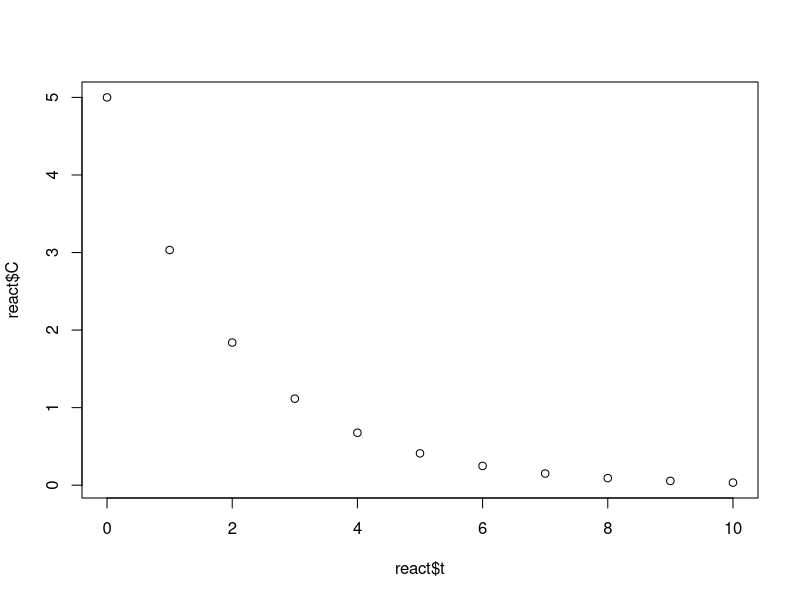
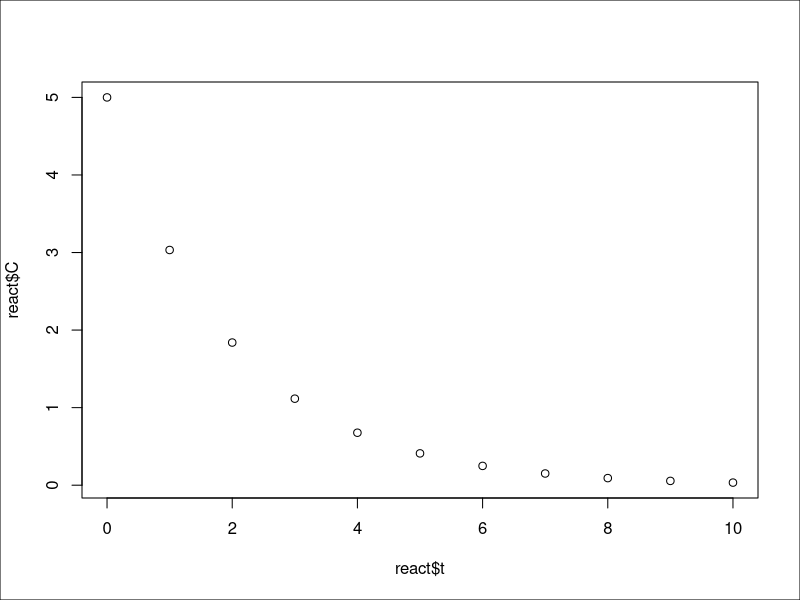
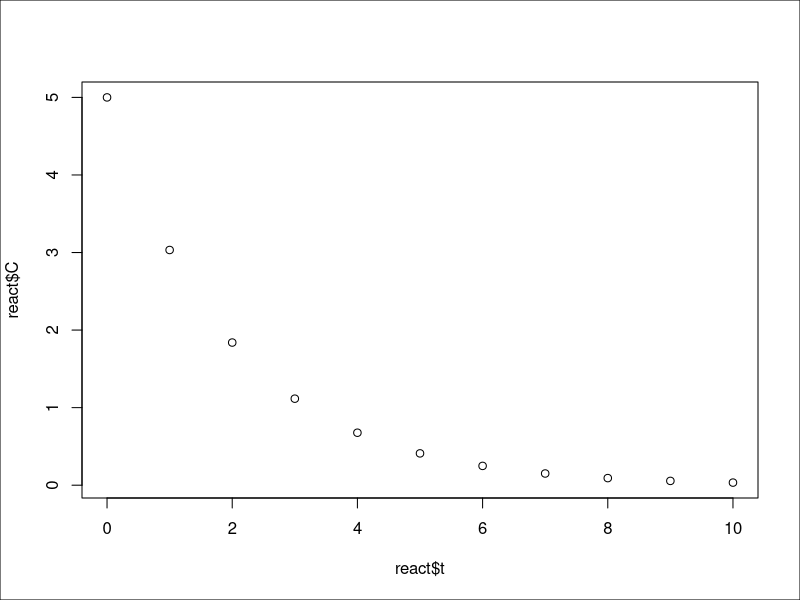

These figures' R source, in order: (Note: this script raises an error after producing the figures.)
## ---- chunk 1

knitr::opts_chunk$set(echo = TRUE)

indent <- function(length = 8) {
  return(
    paste(
      rep("&nbsp;", times = length),
      collapse = ""
    )
  )
}

sec1 = 0

## ---- chunk 2
sec1 <- sec1 + 1
sec2 <- 0

hn <- paste0(sec1)
## ---- chunk 3

# Assign a vector of measurement times to a variable
time <- seq.default(from = 0, to = 10, by = 1)

## ---- chunk 4

# Show a summary of the variable in standard output
print(x = time)

## ---- chunk 5

# Assign an exponential decay function of time to a variable
conc <- 5 * exp(-0.5 * time)

## ---- chunk 6

# Show a summary of the variable in standard output
print(x = conc)

## ---- chunk 7

# Combine time and concentration vectors into a data frame
react <- data.frame(t = time, C = conc)

## ---- chunk 8

# Show a summary of the variable in standard output
print(x = react)

## ---- chunk 9

# Show a summary of the data frame column in standard output
print(x = react$t)

## ---- chunk 10

# Show a summary of the data frame column in standard output
print(x = react$C)

## ---- chunk 11

# Define chemical reaction data
react <- data.frame(t = seq.default(from = 0, to = 10, by = 1))
react$C <- 5 * exp(-0.5 * react$t)

# Plot the exponential decay data
plot(x = react$t, y = react$C)

## ---- chunk 12
sec2 <- sec2 + 1

hn <- paste0(sec1, ".", sec2)
## ---- chunk 13
sec2 <- sec2 + 1

hn <- paste0(sec1, ".", sec2)
## ---- chunk 14
sec2 <- sec2 + 1

hn <- paste0(sec1, ".", sec2)
## ---- chunk 15

# Define chemical reaction data
react <- data.frame(t = seq.default(from = 0, to = 10, by = 1))
react$C <- 5 * exp(-0.5 * react$t)

# Plot the exponential decay data
plot(x = react$t, y = react$C)

# Draw a box around the outer edge of the canvas
box(which = "outer")

## ---- chunk 16

knitr::opts_chunk$set(
  fig.align = "center",
  fig.width = 6,
  fig.height = 5,
  dev.args = list(pointsize = 12)
)

## ---- chunk 17

# Define chemical reaction data
react <- data.frame(t = seq.default(from = 0, to = 10, by = 1))
react$C <- 5 * exp(-0.5 * react$t)

# Define the relative path to the image file
imagePath <- "./03_incremental/images/rmarkdown_example.jpg"

# Open the JPG graphics device 
jpeg(
  file = imagePath,
  width = 6,
  height = 5,
  pointsize = 12,
  units = "in",
  res = 600
)

# Plot the exponential decay data
plot(x = react$t, y = react$C)

# Draw a box around the outer edge of the canvas
box(which = "outer")

# Terminate the graphics device
dev.off()

## ---- chunk 18

# Normalize the relative image path to an absolute path
#   on the current file system
imagePathNormalized = normalizePath(path = imagePath)

# Embed the specified graphics file in the markdown report
knitr::include_graphics(path = imagePathNormalized, rel_path = FALSE)

## ---- chunk 19
sec1 <- sec1 + 1
sec2 <- 0

hn <- paste0(sec1)
## ---- chunk 20

plot

## ---- chunk 21

plot.default

## ---- chunk 22
sec2 <- sec2 + 1

hn <- paste0(sec1, ".", sec2)
## ---- chunk 23

# Initialize a new canvas
plot.new()

# Draw a box around the plot region
box()

# Draw a box around the outer edge of the canvas
box(which = "outer")

## ---- chunk 24

# Retrieve the current values of global graphics parameters
par("oma", "omi")

## ---- chunk 25

# Retrieve the current values of global graphics parameters
par("mar", "mai")

## ---- chunk 26

# Initialize a new canvas
plot.new()

# Draw a box around the plot region
box()

# Draw a box around the outer edge of the canvas
box(which = "outer")

## ---- chunk 27

# Reset the inner margins (in inches)
par(mai = c(1.02, 0.82, 0.25, 0.25))

# Retrieve the current values of global graphics parameters
par("mar", "mai")

## ---- chunk 28

# Initialize a new canvas
plot.new()

# Reset the inner margins (in inches)
par(mai = c(1.02, 0.82, 0.25, 0.25))

# Draw a box around the plot region
box()

# Draw a box around the outer edge of the canvas
box(which = "outer")

## ---- chunk 29

# Initialize a new canvas
plot.new()

# Draw a box around the plot region
box()

# Draw a box around the outer edge of the canvas
box(which = "outer")

## ---- chunk 30

# Initialize a new canvas
plot.new()

# Reset the inner margins (in inches)
par(mai = c(2.5 + 1.02, 0.82, 0.25, 0.25))

# Draw a box around the plot region
box()

# Reset the inner margins (in inches)
par(mai = c(1.02, 0.82, 2.5 + 0.25, 0.25))

# Draw a box around the plot region
box()

# Draw a box around the outer edge of the canvas
box(which = "outer")

## ---- chunk 31
sec2 <- sec2 + 1

hn <- paste0(sec1, ".", sec2)
## ---- chunk 32

# Define chemical reaction data
react <- data.frame(t = seq.default(from = 0, to = 10, by = 1))
react$C <- 5 * exp(-0.5 * react$t)

# Determine the limits of the data
xmin <- min(react$t)
xmax <- max(react$t)
ymin <- min(react$C)
ymax <- max(react$C)

# Initialize a new canvas
plot.new()

# Reset the inner margins (in inches)
par(mai = c(1.02, 0.82, 0.25, 0.25))

# Scale the canvas 
plot.window(
  xlim = c(xmin, xmax),
  ylim = c(ymin, ymax)
)

# Draw a box around the plot region
box()

# Draw a box around the outer edge of the canvas
box(which = "outer")

## ---- chunk 33

# Define chemical reaction data
react <- data.frame(t = seq.default(from = 0, to = 10, by = 1))
react$C <- 5 * exp(-0.5 * react$t)

# Determine the limits of the data
xmin <- min(react$t)
xmax <- max(react$t)
ymin <- min(react$C)
ymax <- max(react$C)

# Initialize a new canvas
plot.new()

# Reset the inner margins (in inches)
par(mai = c(1.02, 0.82, 0.25, 0.25))

# Scale the canvas 
plot.window(
  xlim = c(xmin, xmax),
  ylim = c(ymin, ymax)
)

# Add scales to the x and y axes
axis(side = 1)
axis(side = 2)

# Draw a box around the outer edge of the canvas
box(which = "outer")

## ---- chunk 34

# Define chemical reaction data
react <- data.frame(t = seq.default(from = 0, to = 10, by = 1))
react$C <- 5 * exp(-0.5 * react$t)

# Reset the inner margins (in inches)
par(mai = c(1.02, 0.82, 0.25, 0.25))

# Create the canvas, define the coordinate system, suppress plotting of data,
#   suppress axis labels, and suppress the box around the plot region
plot(
  x = react$t,
  xlab = "",
  y = react$C,
  ylab = "",
  type = "n",
  frame.plot = FALSE
)

# Draw a box around the outer edge of the canvas
box(which = "outer")

## ---- chunk 35
par("xaxs", "yaxs")
## ---- chunk 36

# Define chemical reaction data
react <- data.frame(t = seq.default(from = 0, to = 10, by = 1))
react$C <- 5 * exp(-0.5 * react$t)

# Determine the limits of the data
xmin <- min(react$t)
xmax <- max(react$t)
ymin <- min(react$C)
ymax <- max(react$C)

# Initialize a new canvas
plot.new()

# Reset the inner margins (in inches)
# and change the axis types to "internal"
par(
  mai = c(1.02, 0.82, 0.25, 0.25),
  xaxs = "i",
  yaxs = "i"
)

# Scale the canvas 
plot.window(
  xlim = c(xmin, xmax),
  ylim = c(ymin, ymax)
)

# Add scales to the x and y axes
axis(side = 1)
axis(side = 2)

# Draw a box around the plot region
box()

# Draw a box around the outer edge of the canvas
box(which = "outer")

## ---- chunk 37

# Initialize a new canvas
plot.new()

# Reset the inner margins (in inches) 
#   and rescale the coordinate system
par(mai = c(2.5 + 1.02, 0.82, 0.25, 0.25))
plot.window(
  xlim = c(0, 10),
  ylim = c(0, 5)
)

# Add scales to the x and y axes
axis(side = 1)
axis(side = 2)

# Draw a box around the plot region
box()

# Reset the inner margins (in inches) 
#   and rescale the coordinate system
par(mai = c(1.02, 0.82, 2.5 + 0.25, 0.25))
plot.window(
  xlim = c(0, 10),
  ylim = c(0, 100)
)

# Add scales to the x and y axes
axis(side = 1)
axis(side = 2)

# Draw a box around the plot region
box()

# Draw a box around the outer edge of the canvas
box(which = "outer")

## ---- chunk 38

# Define chemical reaction data
react <- data.frame(t = seq.default(from = 0, to = 10, by = 1))
react$C <- 5 * exp(-0.5 * react$t)

# Determine the limits of the data
xmin <- min(react$t)
xmax <- max(react$t)
ymin <- min(react$C)
ymax <- max(react$C)

# Initialize a new canvas
plot.new()

# Reset the inner margins (in inches)
par(mai = c(1.02, 0.82, 0.25, 0.82))

# Scale the canvas for the left y axis
plot.window(
  xlim = c(xmin, xmax),
  ylim = c(ymin, ymax)
)

# Add scales to the x and left y axes
axis(side = 1)
axis(side = 2)

# Draw a box around the plot region
box()

# Scale the canvas for the right y axis
plot.window(
  xlim = c(xmin, xmax),
  ylim = c(100, 0)
)

# Add scales to the right y axis
axis(side = 4)

# Draw a box around the outer edge of the canvas
box(which = "outer")

## ---- chunk 39
sec2 <- sec2 + 1

hn <- paste0(sec1, ".", sec2)
## ---- chunk 40

# Define chemical reaction data
react <- data.frame(t = seq.default(from = 0, to = 10, by = 1))
react$C <- 5 * exp(-0.5 * react$t)

# Determine the limits of the data
xmin <- min(react$t)
xmax <- max(react$t)
ymin <- min(react$C)
ymax <- max(react$C)

# Initialize a new canvas
plot.new()

# Reset the inner margins (in inches)
par(mai = c(1.02, 0.82, 0.25, 0.25))

# Scale the canvas 
plot.window(
  xlim = c(xmin, xmax),
  ylim = c(ymin, ymax)
)

# Add scales to the x and y axes
axis(side = 1)
axis(side = 2)

# Draw a box around the plot region
box()

# Plot the reactant data
xyreact <- xy.coords(x = react$t, y = react$C)
plot.xy(xy = xyreact, type = "p")

# Draw a box around the outer edge of the canvas
box(which = "outer")

## ---- chunk 41

# Define chemical reaction data
react <- data.frame(t = seq.default(from = 0, to = 10, by = 1))
react$C <- 5 * exp(-0.5 * react$t)

# Determine the limits of the data
xmin <- min(react$t)
xmax <- max(react$t)
ymin <- min(react$C)
ymax <- max(react$C)

# Initialize a new canvas
plot.new()

# Reset the inner margins (in inches)
# and change the default point symbol
par(
  mai = c(1.02, 0.82, 0.25, 0.25),
  pch = 3
)

# Scale the canvas 
plot.window(
  xlim = c(xmin, xmax),
  ylim = c(ymin, ymax)
)

# Add scales to the x and y axes
axis(side = 1)
axis(side = 2)

# Draw a box around the plot region
box()

# Plot the reactant data
plot.xy(
  xy = xy.coords(x = react$t, y = react$C), 
  type = "b",
  col = "darkorange",
  lwd = 2,
  cex = 0.5,
  lty = "dotted"
)

# Draw a box around the outer edge of the canvas
box(which = "outer")

## ---- chunk 42

# Define chemical reaction data
react <- data.frame(t = seq.default(from = 0, to = 10, by = 1))
react$C <- 5 * exp(-0.5 * react$t)

# Reset the inner margins (in inches)
# and change the default point symbol
par(
  mai = c(1.02, 0.82, 0.25, 0.25),
  pch = 3
)

# Create the canvas, define the coordinate system,
#   plot the reactant data, suppress default axis labels,
#   and change the default symbol characteristics
plot(
  x = react$t,
  xlab = "",
  y = react$C,
  ylab = "",
  type = "b",
  col = "darkorange",
  lwd = 2,
  cex = 0.5,
  lty = "dotted"
)

# Draw a box around the outer edge of the canvas
box(which = "outer")

## ---- chunk 43

# Define chemical reaction data
react <- data.frame(t = seq.default(from = 0, to = 10, by = 1))
react$C <- 5 * exp(-0.5 * react$t)
react$P <- 4 + 0.5 * (5 - react$C)

# Print a summary of the variable to standard output
print(x = react)

## ---- chunk 44

# Define chemical reaction data
react <- data.frame(t = seq.default(from = 0, to = 10, by = 1))
react$C <- 5 * exp(-0.5 * react$t)
react$P <- 4 + 0.5 * (5 - react$C)

# Determine the limits of the data
xmin <- min(react$t)
xmax <- max(react$t)
ymin <- min(react$C, react$P)
ymax <- max(react$C, react$P)

# Reset the inner margins (in inches)
par(mai = c(1.02, 0.82, 0.25, 0.25))

# Create the canvas, define the coordinate system,
#   plot the reactant data, and suppress default axis labels
plot(
  x = react$t,
  xlim = c(xmin, xmax),
  xlab = "",
  y = react$C,
  ylim = c(ymin, ymax),
  ylab = ""
)

# Plot the product data
plot.xy(
  xy = xy.coords(x = react$t, y = react$P),
  type = "p",
  pch = 2,
  col = "darkorange"
)

# Draw a box around the outer edge of the canvas
box(which = "outer")

## ---- chunk 45

# Define chemical reaction data
react <- data.frame(t = seq.default(from = 0, to = 10, by = 1))
react$C <- 5 * exp(-0.5 * react$t)
react$P <- 4 + 0.5 * (5 - react$C)

# Initialize a new canvas
plot.new()

# Determine the limits of the data
xmin <- min(react$t)
xmax <- max(react$t)
ymin <- min(react$C)
ymax <- max(react$C)

# Reset the inner margins (in inches) 
#   and rescale the coordinate system
par(mai = c(2.5 + 1.02, 0.82, 0.25, 0.25))
plot.window(
  xlim = c(xmin, xmax),
  ylim = c(ymin, ymax)
)

# Add scales to the x and y axes
axis(side = 1)
axis(side = 2)

# Draw a box around the plot region
box()

# Plot the reactant data
plot.xy(
  xy = xy.coords(x = react$t, y = react$C),
  type = "p"
)

# Determine the limits of the data
ymin <- min(react$P)
ymax <- max(react$P)

# Reset the inner margins (in inches) 
#   and rescale the coordinate system
par(mai = c(1.02, 0.82, 2.5 + 0.25, 0.25))
plot.window(
  xlim = c(xmin, xmax),
  ylim = c(ymin, ymax)
)

# Add scales to the x and y axes
axis(side = 1)
axis(side = 2)

# Draw a box around the plot region
box()

# Plot the product data
plot.xy(
  xy = xy.coords(x = react$t, y = react$P),
  type = "p",
  pch = 2,
  col = "darkorange"
)

# Draw a box around the outer edge of the canvas
box(which = "outer")

## ---- chunk 46
sec2 <- sec2 + 1

hn <- paste0(sec1, ".", sec2)
## ---- chunk 47

# Define chemical reaction data
react <- data.frame(t = seq.default(from = 0, to = 10, by = 1))
react$C <- 5 * exp(-0.5 * react$t)

# Determine the limits of the data
xmin <- min(react$t)
xmax <- max(react$t)
ymin <- min(react$C)
ymax <- max(react$C)

# Initialize a new canvas
plot.new()

# Reset the inner margins (in inches)
par(mai = c(1.02, 0.82, 0.25, 0.25))

# Scale the canvas 
plot.window(
  xlim = c(xmin, xmax),
  ylim = c(ymin, ymax)
)

# Add scales to the x and y axes
axis(side = 1)
axis(side = 2)

# Draw a box around the plot region
box()

# Label the x and y axis
title(xlab = "Time", ylab = "Concentration")

# Plot the reactant data
xyreact <- xy.coords(x = react$t, y = react$C)
plot.xy(xy = xyreact, type = "p")

# Draw a box around the outer edge of the canvas
box(which = "outer")

## ---- chunk 48

# Define chemical reaction data
react <- data.frame(t = seq.default(from = 0, to = 10, by = 1))
react$C <- 5 * exp(-0.5 * react$t)

# Determine the limits of the data
xmin <- min(react$t)
xmax <- max(react$t)
ymin <- min(react$C)
ymax <- max(react$C)

# Initialize a new canvas
plot.new()

# Reset the inner margins (in inches)
par(mai = c(1.02, 0.82, 0.25, 0.25))

# Scale the canvas 
plot.window(
  xlim = c(xmin, xmax),
  ylim = c(ymin, ymax)
)

# Add scales and labels to the x and y axes
axis(side = 1)
mtext(text = "Time", side = 1, line = 2.5)
axis(side = 2)
mtext(text = "Concentration", side = 2, line = 2.5)

# Draw a box around the plot region
box()

# Plot the reactant data
xyreact <- xy.coords(x = react$t, y = react$C)
plot.xy(xy = xyreact, type = "p")

# Draw a box around the outer edge of the canvas
box(which = "outer")

## ---- chunk 49

# Define chemical reaction data
react <- data.frame(t = seq.default(from = 0, to = 10, by = 1))
react$C <- 5 * exp(-0.5 * react$t)

# Reset the inner margins (in inches)
par(mai = c(1.02, 0.92, 0.25, 0.25))

# Create the canvas, define the coordinate system,
#   plot the reactant data, and add axis labels
plot(
  x = react$t,
  xlab = "Time (min)",
  y = react$C,
  ylab = expression(Concentration ~ "(" * mmol ~ L^-1 * ")")
)

# Draw a box around the outer edge of the canvas
box(which = "outer")

## ---- chunk 50

# Define chemical reaction data
react <- data.frame(t = seq.default(from = 0, to = 10, by = 1))
react$C <- 5 * exp(-0.5 * react$t)

# Reset the inner margins (in inches)
par(mai = c(1.02, 0.92, 0.25, 0.25))

# Create the canvas, define the coordinate system,
#   plot the reactant data, and add axis labels
plot(
  x = react$t,
  xlab = "Time (min)",
  y = react$C,
  ylab = expression(Concentration ~ "(" * mmol ~ L^-1 * ")")
)

# Add the equation to the figure
text(
  x = 3,
  y = 2,
  labels = expression(italic(C == 5 * e^{-0.5 * t})),
  adj = 0
)

# Draw a box around the outer edge of the canvas
box(which = "outer")

## ---- chunk 51

# Define chemical reaction data
react <- data.frame(t = seq.default(from = 0, to = 10, by = 1))
react$C <- 5 * exp(-0.5 * react$t)
react$P <- 4 + 0.5 * (5 - react$C)

# Determine the limits of the data
xmin <- min(react$t)
xmax <- max(react$t)
ymin <- min(react$C, react$P)
ymax <- max(react$C, react$P)

# Define the symbols and colors for the plots
reactantSymbol <- 1
reactantColor <- "black"
productSymbol <- 2
productColor <- "darkorange"

# Reset the inner margins (in inches)
par(mai = c(1.02, 0.92, 0.25, 0.25))

# Create the canvas, define the coordinate system,
#   plot the reactant data, add axis labels,
#   and alter default symbol characteristics
plot(
  x = react$t,
  xlim = c(xmin, xmax),
  xlab = "Time (min)",
  y = react$C,
  ylim = c(ymin, ymax),
  ylab = expression(Concentration ~ "(" * mmol ~ L^-1 * ")"),
  pch = reactantSymbol,
  col = reactantColor
)

# Plot the product data
plot.xy(
  xy = xy.coords(x = react$t, y = react$P),
  type = "p",
  pch = productSymbol,
  col = productColor
)

# Add the equation to the figure
text(
  x = 3,
  y = 2,
  labels = expression(italic(C == 5 * e^{-0.5 * t})),
  adj = 0,
  col = reactantColor
)

# Add a legend
legend(
  x = xmax,
  y = 0.5 * (ymax - ymin),
  bty = "n",
  xjust = 1,
  yjust = 0.5,
  legend = c("Reactant", "Product"),
  pch = c(reactantSymbol, productSymbol),
  col = c(reactantColor, productColor)
)

# Draw a box around the outer edge of the canvas
box(which = "outer")

## ---- chunk 52

par("xpd")

## ---- chunk 53

# Define chemical reaction data
react <- data.frame(t = seq.default(from = 0, to = 10, by = 1))
react$C <- 5 * exp(-0.5 * react$t)
react$P <- 4 + 0.5 * (5 - react$C)

# Determine the limits of the data
xmin <- min(react$t)
xmax <- max(react$t)
ymin <- min(react$C, react$P)
ymax <- max(react$C, react$P)

# Define the symbols and colors for the plots
reactantSymbol <- 1
reactantColor <- "black"
productSymbol <- 2
productColor <- "darkorange"

# Reset the inner margins (in inches)
par(mai = c(1.02, 0.92, 0.25, 1.2))

# Initialize a new canvas
plot.new()

# Define the coordinate system
plot.window(
  xlim = c(xmin, xmax),
  ylim = c(ymin, ymax)
)

# Add scales to the x and y axes
axis(side = 1)
axis(side = 2)

# Draw a box around the plot region
box()

# Plot the reactant data
plot.xy(
  xy = xy.coords(x = react$t, y = react$C),
  type = "p",
  pch = reactantSymbol,
  col = reactantColor
)

# Plot a product data
plot.xy(
  xy = xy.coords(x = react$t, y = react$P),
  type = "p",
  pch = productSymbol,
  col = productColor
)

# Label the axes
title(
  xlab = "Time (min)",
  ylab = expression(Concentration ~ "(" * mmol ~ L^-1 * ")")
)

# Add the equation to the figure
text(
  x = 3,
  y = 2,
  labels = expression(italic(C == 5 * e^{-0.5 * t})),
  adj = 0,
  col = reactantColor
)

# Add a legend
legend(
  x = xmax + 0.05 * (xmax - xmin),
  y = 0.5 * (ymax - ymin),
  bty = "n",
  xjust = 0,
  yjust = 0.5,
  legend = c("Reactant", "Product"),
  pch = c(reactantSymbol, productSymbol),
  col = c(reactantColor, productColor),
  xpd = TRUE
)

# Draw a box around the outer edge of the canvas
box(which = "outer")

